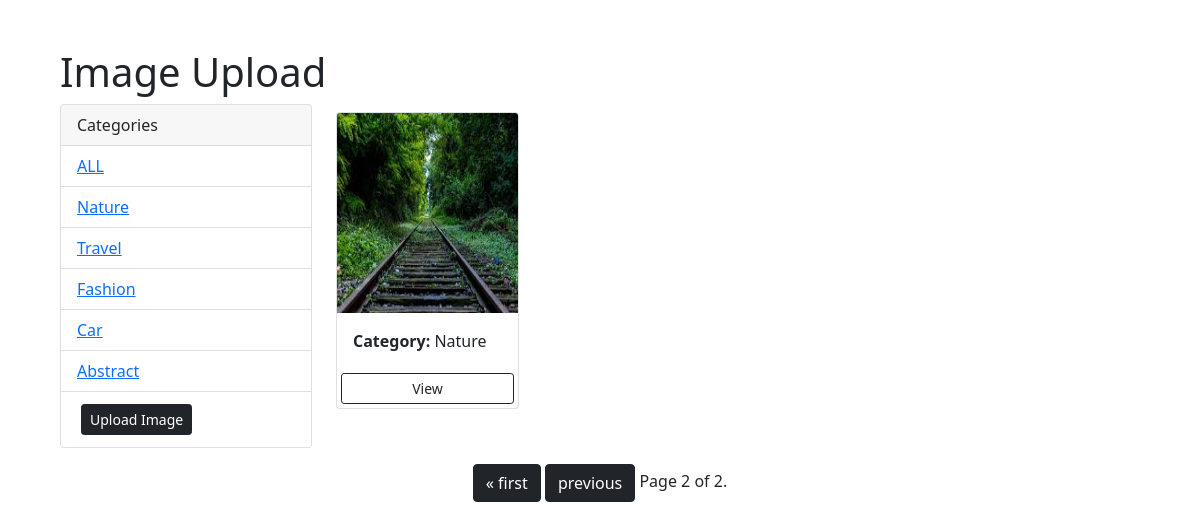
Screenshot of /?page=2 with the database file from the repository.
### myapp/models.py (models this page shows, shortened)
class Category(models.Model):
    name = CharField(max_length=100, null=False, blank=False)

class Photo(models.Model):
    category = models.ForeignKey(Category, on_delete=models.SET_NULL, null=True, blank=True)
    image = models.ImageField(null=False, blank=False)

### myapp/views.py (the view)
# urls.py: path('',views.gallery,name="gallery"),
def gallery(request):
    category = request.GET.get('category')
    if category == None:
        photos = Photo.objects.all()
    else:
        photos = Photo.objects.filter(category__name=category)
    paginator = Paginator(photos, 8) # Show 8 Photos per page.
    page_number = request.GET.get('page')
    page_obj = paginator.get_page(page_number)
    '''
    for photo in page_obj:
        print(photo.category.all())
    '''
    categories = Category.objects.all()
    return render(request,"gallery.html",{'categories':categories, "photos":page_obj})

### myapp/templates/gallery.html (shortened to what this page needs)
<!DOCTYPE html>
<html lang="en">
<head>
<link href="https://cdn.jsdelivr.net/npm/bootstrap@5.0.0-beta2/dist/css/bootstrap.min.css" rel="stylesheet">
</head>
<body class = "m-5 bg-gradient-success text-black">
    <div class="container justify-content-center">
        <h1>Image Upload</h1>
    </div>
    <div class = "container">
        <div class = 'row'>
            <div class="col-md-3">
                <div class="card">
                    <div class="card-header">
                      Categories
                    </div>
                    <ul class="list-group list-group-flush">
                      <li class="list-group-item">
                         <a href="{% url 'gallery' %}"> ALL
                        </a>
                        </li>
                      {% for category in categories %}
                      <li class="list-group-item">
                          <a href="{% url 'gallery' %}?category={{category.name}}">{{category.name}}
                        </a>
                        </li>
                        {% endfor %}
                      <li class="list-group-item">
                          <a href="{% url 'add' %}" class="btn btn-dark btn-sm m-1">Upload Image</a>
                      </li>
                    </ul>
                  </div>
            </div>
      <div class="col-md-9">
                <div class="row">
                    {% for photo in photos %}
                    <div class="col-md-3">
                        <div class="card my-2">
                            <img class="card-img-top" src="{{photo.image.url}}" alt="Card image cap">
                            <div class="card-body">
                                <label><b>Category:</b> {{photo.category.name}}
                                </label>
                            </div>
                            <a href="{% url 'photo' photo.id %}" class="btn btn-outline-dark btn-sm m-1">View</a>
                        </div>
                    </div>
                    {% empty %}
                    <h3>No Photo Uploaded</h3>
                    {% endfor %}
                </div>
            </div>
            </div>
                </div>
                <div class="pagination col-12  justify-content-center">
                    <span class="step-links">
                        {% if photos.has_previous %}
                            <a class="btn btn-dark my-3" href="?page=1">&laquo; first</a>
                            <a class="btn btn-dark my-3" href="?page={{ photos.previous_page_number }}">previous</a>
                        {% endif %}
                        <span class="current">
                            Page {{ photos.number }} of {{ photos.paginator.num_pages }}.
                        </span>
                    </span>
                </div>
</body>
</html>

### myapp/templates/gallery.html (style rules this page uses)
.card-img-top { height: 200px; }

### rows the page displays
Category: name "Nature"
Category: name "Travel"
Category: name "Fashion"
Category: name "Car"
Category: name "Abstract"
Photo: image (picture), category.name "Nature"

### other values shown
{{ photos.number }} "2"
{{ photos.paginator.num_pages }} "2"
